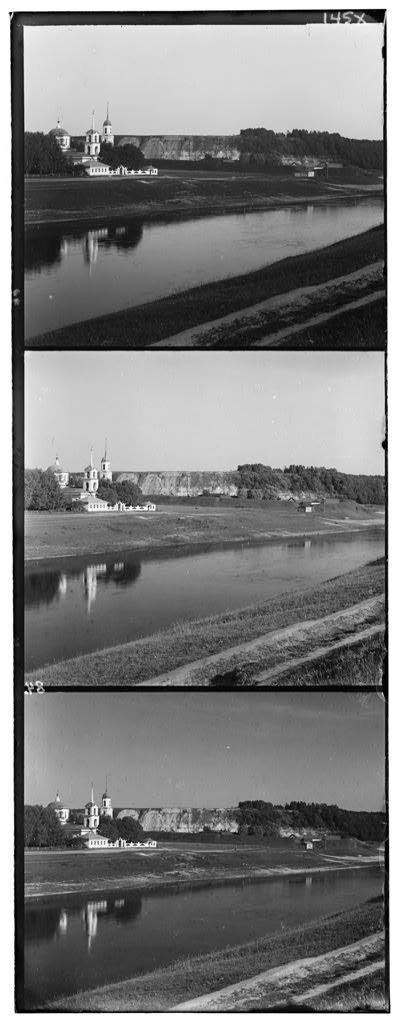
%> input picture image1.jpg, 400 x 1024 px; its folder holds 4 pictures in this run
$ octave --eval "result = im_align1;"   (GNU Octave 9; MATLAB toolbox functions it lacks are replaced by stand-ins)
%> lines starting %> are read from the running program, lines starting %| are printed output that depends on the picture
function align1 = im_align1 ()
for img=1:1:6
img_name = sprintf('image%d.jpg',img)

FullImage=(imread(img_name));
%> FullImage is the input picture: size 1024x400 uint8; min 0, max 255, mean 124.2
[height ,width]=size(FullImage);
%> height = 1024; width = 400
height= floor(height/3);
%> height = 341

blue_image = FullImage(1:height,:);
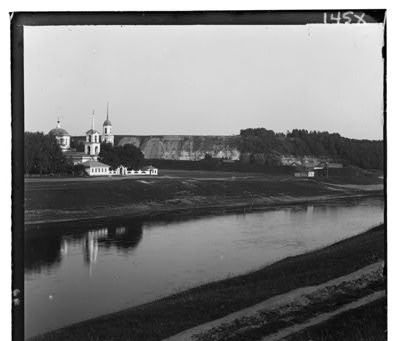
%> blue_image: size 341x400 uint8; min 0, max 255, mean 125.9
G = FullImage( height + 1:2*height,:);
R = FullImage( 2*height + 1:3*height,:);

Xg = 0;
Xr = 0;
Yg = 0;
Yr = 0;

layer_Red = R(240:320,250:320);
layer_Blue = blue_image(240:320,250:320);
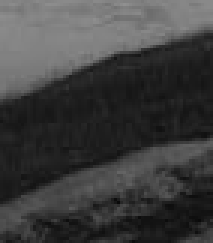
%> layer_Blue: size 81x71 uint8 (shown 3 times larger); min 10, max 144, mean 62.6
layer_Green = G(240:320,250:320);

ssdg = 1000000;
ssdr = 1000000;

for i=-15:1:15
       for j=-15:1:15

          shifted_Red = circshift(layer_Red, [i j]);
          shifted_Green = circshift(layer_Green, [i j]);

          sumg= 0;
          sumr= 0;
          sumr = sum(sum((layer_Blue-shifted_Red).^2));
          sumg = sum(sum((layer_Blue-shifted_Green).^2));

          if(sumr<ssdr)
            Xr = j;
            Yr = i;
            ssdr = sumr;
          endif

           if(sumg<ssdg)

              Xg = j;
              Yg = i;
              ssdg = sumg;
          endif
      endfor
endfor
%> after the loop, Xg = -2; Xr = -5; Yg = 7; Yr = 13; ssdg = 190751; ssdr = 295736

fprintf('Displacement in x direction in red %d\n',Xr)
%| Displacement in x direction in red -5
fprintf("Displacement in y direction in red %d\n ",Yr)
fprintf('Displacement in x direction in green %d\n',Xg)
%| Displacement in y direction in red 13
%|  Displacement in x direction in green -2
fprintf("Displacement in y direction in green %d\n ",Yg)
%| Displacement in y direction in green 7

image = cat(3,circshift(R,[Yr Xr]),circshift(G,[Yg Xg]), blue_image);
img_name = sprintf('image%d-ssd.jpg',img);
imwrite(image,img_name);
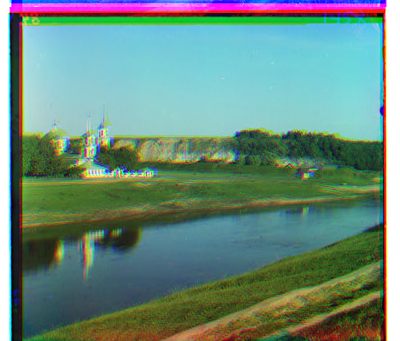
%> saved as image1-ssd.jpg: size 341x400x3 uint8; mean R, G, B 106.9, 139.3, 125.9
endfor
end
%> (the run ends here)
